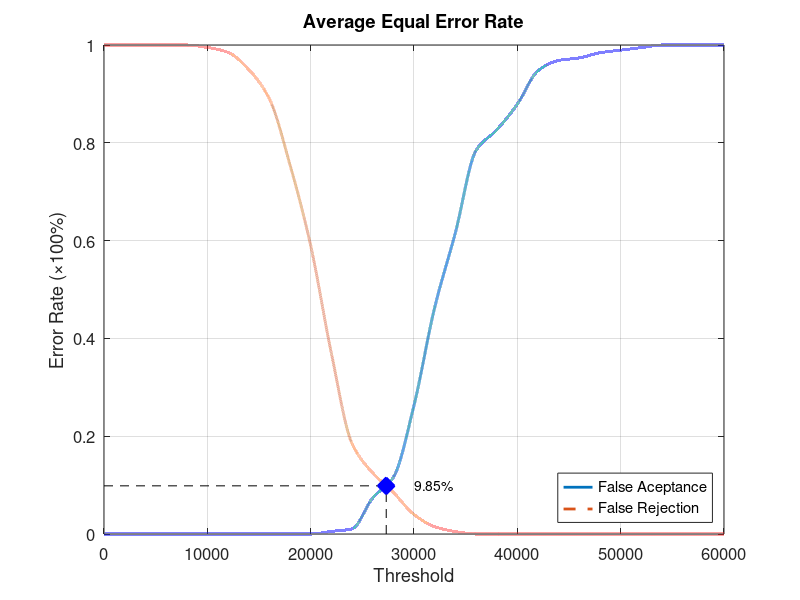
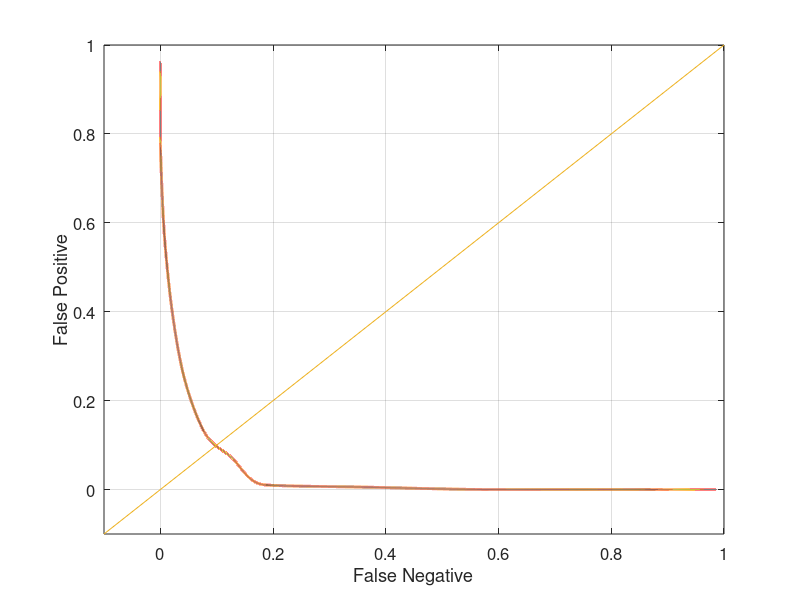

MATLAB code for these plots, in order:
function yEER = Database3_1
close all;
clear;
clc;
x = 0:2000:60000;
xq = 0:0.5:60000;

y0 = [0 0 0 0 0 0 0 0 0 0 0 0.00526316 0.0105263 0.0736842 0.115789 0.263158 0.463158 0.615789 0.784211 0.826316 0.878947 0.947368 0.968421 0.973684 0.984211 0.989474 0.994737 1 1 1 1];
yy0 = interp1(x, y0, xq, 'pchip');
y1 = [1 1 1 1 1 0.995 0.985 0.95 0.89 0.755 0.59 0.37 0.185 0.125 0.085 0.04 0.015 0.005 0 0 0 0 0 0 0 0 0 0 0 0 0];
yy1 = interp1(x, y1, xq, 'pchip');

% Calculating EER: 
y2 = abs(y0 - y1);
find(y2 == min(y2))
yy2 = abs(yy0 - yy1);
xEER = find(yy2 == min(yy2));
xEERIndex = xq(xEER) % X-axis EER
yEER = yy0(xEER) % Y-axis EER

main = figure
plot(xq, yy0,'-','LineWidth', 2);	hold on
plot(xq, yy1,'--','LineWidth', 2);	hold on
plot([xEERIndex xEERIndex], [0 yEER], 'k--');	hold on
plot([0 xEERIndex], [yEER yEER], 'k--');	hold on
plot(xEERIndex, yEER, 'bx', 'LineWidth', 10);	hold on
text(xEERIndex + 10 * xEERIndex / 100, yEER, [num2str(round((10000 * yEER)) / 100) '%'])
legend('False Aceptance', 'False Rejection', 'Location', 'SouthEast')
xlabel('Threshold')
ylabel('Error Rate (\times100%)')
title('Average Equal Error Rate')
set(gca, 'FontSize', 12)
axis([0 60000 0 1])
grid on

print(main, 'Database3_1Main', '-dpng');
FNRxFPR = figure('Color', [1 1 1]);
plot(yy1, yy0, '-', yy1, yy0, 'LineWidth', 2);
hold on
y = -0.1:0.1:1
plot(y, y); 
set(gca, 'FontSize', 12)
xlabel('False Negative')
ylabel('False Positive')
axis([-0.1 1 -0.1 1])
set(gca, 'FontSize', 12)
grid on

print(FNRxFPR, 'Database3_1FNRxFPR','-dpng');
end
